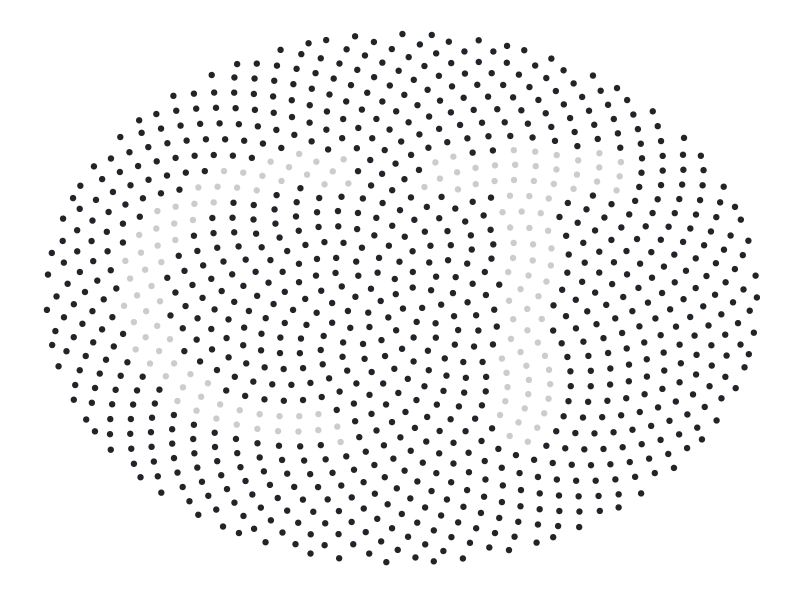
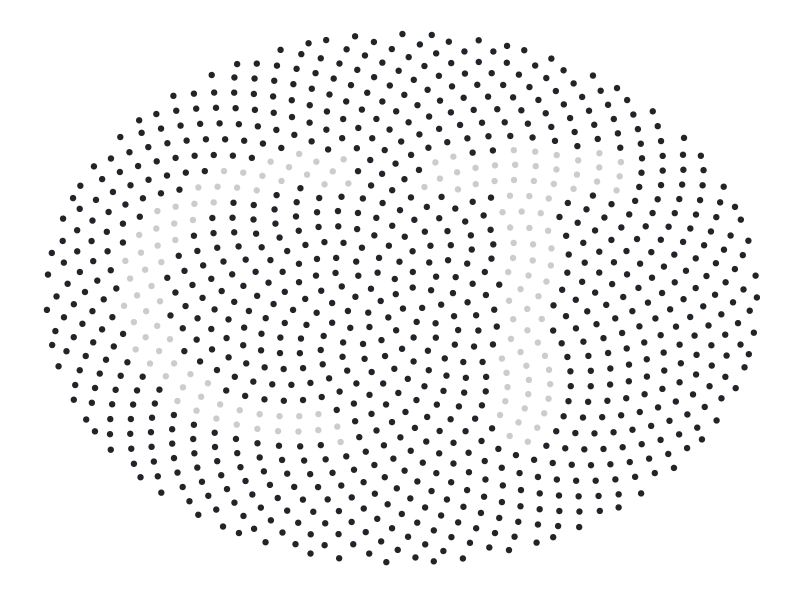
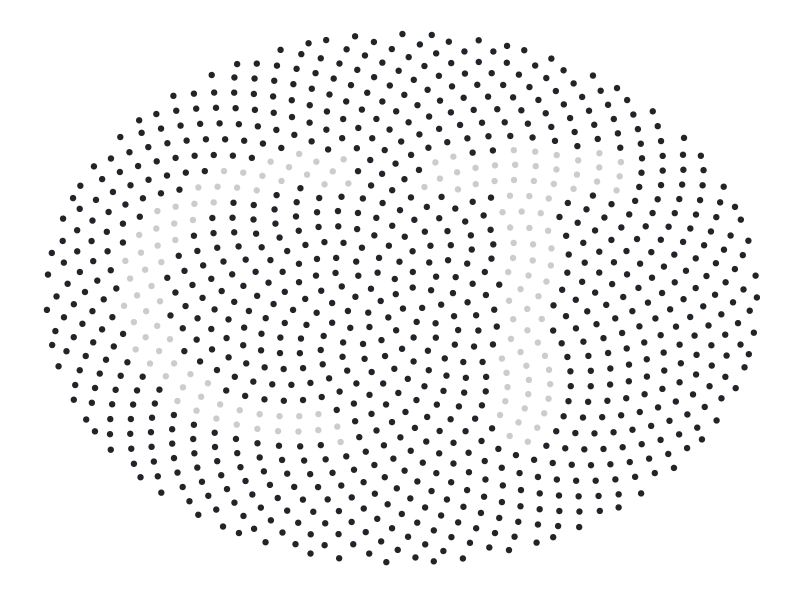
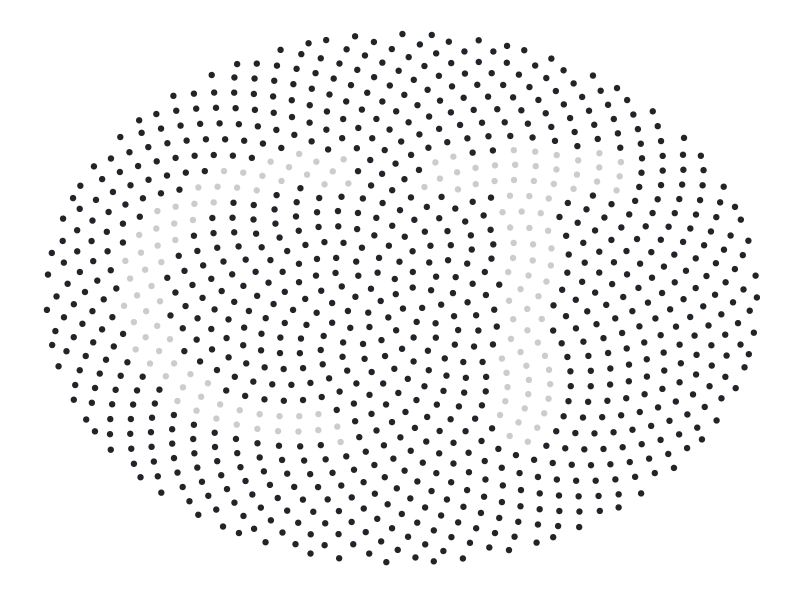

These charts were generated, in order, by the following R code:
library(ggplot2)
library(dplyr)

set.seed(123)

n <- 1000
alpha <- 2
phi <- (sqrt(5)+1)/2

colors <- data.frame(
  dots="#212529",
  letters="#0088CC",
  background="#000000"
)

radius <- function(k,n,b){
  if (k>n-b) r <- 1 # put on the boundary
  else r <- sqrt(k-1/2)/sqrt(n-(b+1)/2) # apply square root
  return(r)
}

logo.dots <- sapply(seq(1,n), function(k) {
  r <- radius(k,n,round(alpha*sqrt(n)))
  theta <- 2*pi*k/phi^2
  return(data.frame(x=r*cos(theta),y=r*sin(theta),color=colors$dots))
},simplify = FALSE) %>% bind_rows()

logo.c <- logo.dots %>%
  mutate(dist = sqrt((x+.25)^2+(y-0)^2),
         color.c=colors$letters) %>% 
  filter(.43 < dist & dist < .55,
         x < -.15) %>%
  select(-dist)

logo.t <- logo.dots %>%
  filter(((.05<x & x<.65) & (.40<y & y<.55)) | # horizontal part
         ((.275<x & x<.425) & (-.55<y & y<.60))) %>% # vertical part
  mutate(color.t=colors$letters)

logo <- logo.dots %>% 
  left_join(logo.c) %>%
  left_join(logo.t) %>%
  mutate(color=coalesce(color.t,color.c,color)) %>%
  select(-color.t,-color.c)
  
ggplot(logo,aes(x=x,y=y,color=color)) + 
  geom_point() +
  # ylab("") + xlab("") +
  scale_color_manual(values=c("#CCCCCC","#212529")) +
  theme(
        # Blue
        # panel.background = element_rect(fill="#0088CC",
        #                                 color="#0088CC"),
        # plot.background = element_rect(fill="#0088CC",
        #                                color="#0088CC"),
        # tranparent
        panel.background = element_rect(fill="transparent",
                                        color=NA),
        plot.background = element_rect(fill="transparent",
                                       color=NA),
        panel.grid = element_blank(),
        axis.text = element_blank(),
        axis.ticks = element_blank(),
        axis.title = element_blank(),
        legend.position = 'none')

ggsave("logo-high-transparent.png", dpi=320, width=6, height = 6, units="in")
ggsave("logo-print-transparent.png", dpi=300, width=6, height = 6, units="in")
ggsave("logo-low-transparent.png", dpi=72, width=6, height = 6, units="in")
